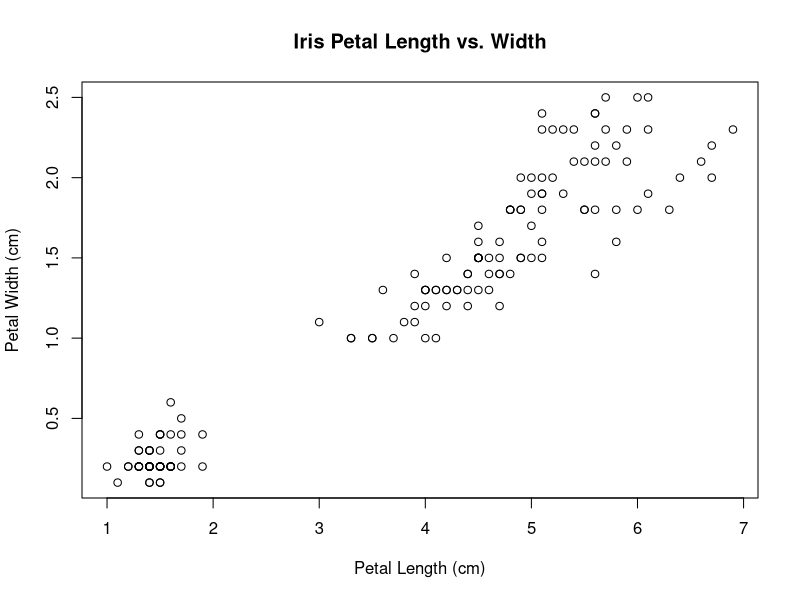
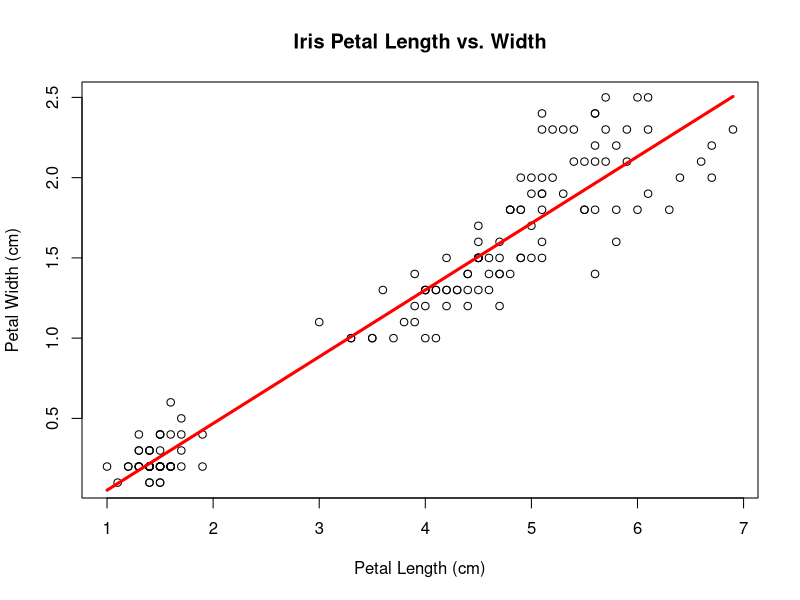

R code for these plots, in order:
## ---- chunk 1
# Load the data
data(iris) #iris is a sample dataset
head(iris)
## ---- chunk 2
# Create a scatterplot
plot(
    x = iris$Petal.Length, 
    y = iris$Petal.Width,
    main = "Iris Petal Length vs. Width",
    xlab = "Petal Length (cm)",
    ylab = "Petal Width (cm)")
## ---- chunk 3
# Create a linear regression model
model <- lm(
    formula = Petal.Width ~ Petal.Length,
    data = iris)
summary(model)
## ---- chunk 4
# Draw a regression line on plot
plot(
    x = iris$Petal.Length, 
    y = iris$Petal.Width,
    main = "Iris Petal Length vs. Width",
    xlab = "Petal Length (cm)",
    ylab = "Petal Width (cm)")
lines(
    x = iris$Petal.Length,
    y = model$fitted, 
    col = "red",
    lwd = 3)
## ---- chunk 5
# Get correlation coefficient
cor(
    x = iris$Petal.Length,
    y = iris$Petal.Width)
## ---- chunk 6
# Predict new values from the model
predict(
    object = model, 
    newdata = data.frame(
        Petal.Length = c(2, 5, 7)))
